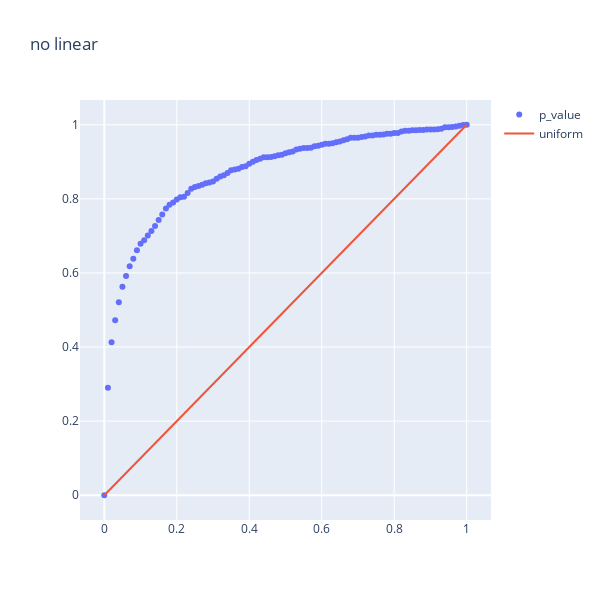

The code cell stored with this chart in its notebook:
### Code cell
qq_plot = QQPlot(p_values)
qq_plot.generate_plot(title='no linear')
